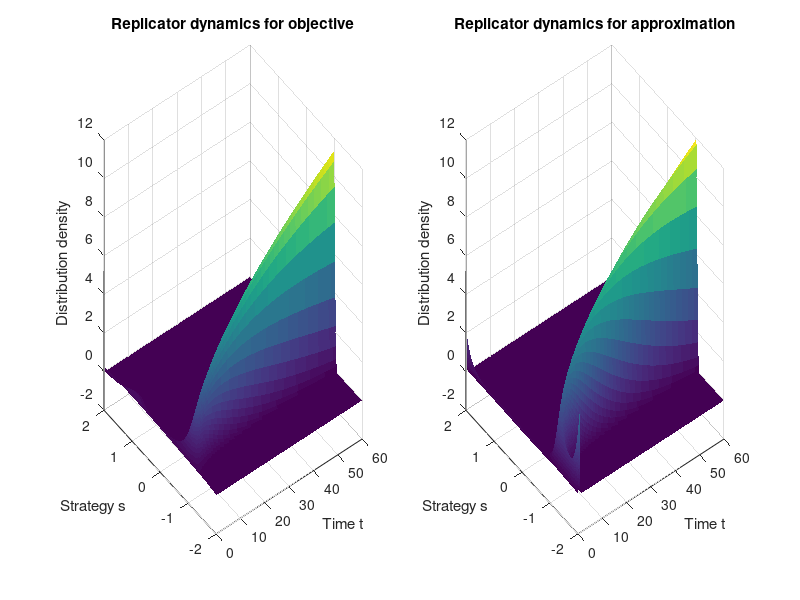
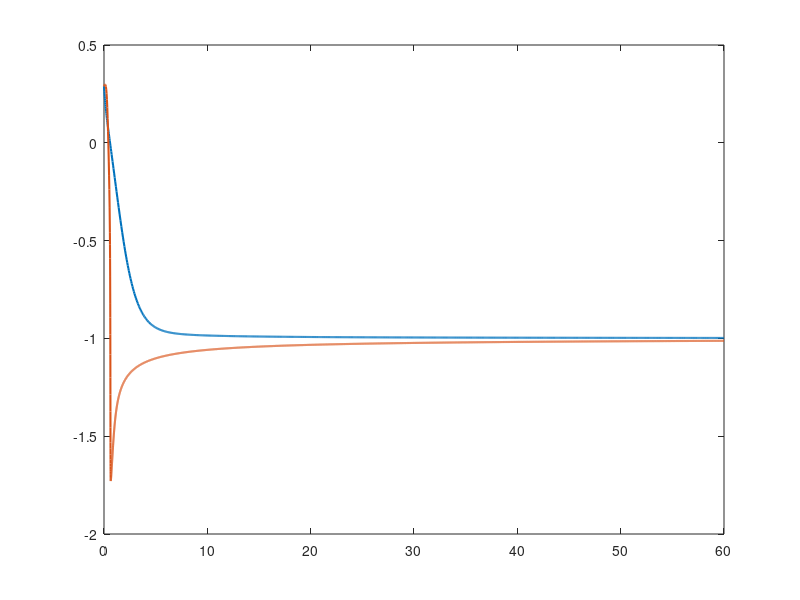

The MATLAB script that drew these images, in order: (Note: this script raises an error after producing the figures.)
clc; clear; close all;

%% Global
S = (-2:0.01:2)';
n = numel(S);

% % Uniform initial distribution
% x0 = (1/n) .* ones(n,1); 

% Custom initial distribution
a = 1;
m0 = a * ones(n,1);

sigma0 = 2;

dist2 = (S - m0).^2;

x0 = exp(-dist2/(2*sigma0^2));
x0 = x0/sum(x0);

% Time
tspan = [0,60];

%% Objective minimization and derivatives
g = @(s) (3/2) * s.^4 - (1/4) * s.^3 - 3 * s.^2 + (3/4) * s + 1;
dg = @(s) 6 * s.^3 - (3/4) * s.^2 - 6 * s + 3/4;
ddg = @(s) 18 * s.^2 - (3/2) * s - 6;

F = @(x) x' * g(S) - g(S);              % Vector payoff

f = @(t,x) x .* (F(x) - x' * F(x));     % Replicator dynamics

[tf,xf] = ode45(f, tspan, x0);          % Simulate dynamics
xf = xf';

%% Approximation minimization
m = @(x) x' * S;

q = @(m,s) g(m) + ...
           dg(m) * (s - m) + ...
           0.5 * ddg(m) * (s - m).^2;

Fq = @(x) x' * q(m(x),S) - q(m(x),S);   % Vector payoff

fq = @(t,x) x .* (Fq(x) - x' * Fq(x));  % Replicator dynamics

[tq,xq] = ode45(fq, tspan, x0);         % Simulate dynamics
xq = xq';

%% Plots
% Distribution Evolution
xfplot = xf ./ sum(xf,1);
xqplot = xq ./ sum(xq,1);

dS = S(2)-S(1);
xfdensity = xfplot / dS;
xqdensity = xqplot / dS;

figure;

subplot(1,2,1)
surf(tf,S,xfdensity,'EdgeColor','none');
xlabel('Time t');
ylabel('Strategy s');
zlabel('Distribution density');
title('Replicator dynamics for objective');
grid on;

subplot(1,2,2)
surf(tq,S,xqdensity,'EdgeColor','none');
xlabel('Time t');
ylabel('Strategy s');
zlabel('Distribution density');
title('Replicator dynamics for approximation');
grid on;

% Mean Trajectories
mf = S' * xfplot;           % mean trajectory for f
mq = S' * xqplot;           % mean trajectory for q

figure;

plot(tf,mf,'LineWidth',1.5);
hold on;
plot(tq,mq,'LineWidth',1.5);
yline(-1,'w--','LineWidth',1.2);
hold off;

xlabel('Time t');
ylabel('Mean strategy m(t)');
ylim([-2,2])
title('Mean trajectories for f and q');
legend('m(t) for g','m_q(t) for q','Global minimizer s = -1');
grid on;
